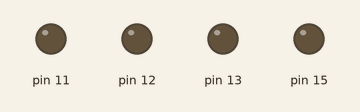
Simulated run of this program. Board: Raspberry Pi (header pin numbers). Shown: output pins drawn as LEDs (lit = HIGH). At 16.0 s the program stops and its outputs stay as they are.

Above: at 0.1 s.
At 2.1 s:
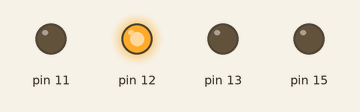
At 4.1 s:
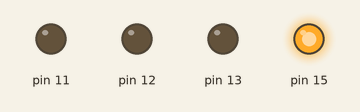
At 6.1 s:
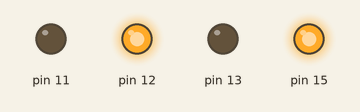
At 10.1 s:
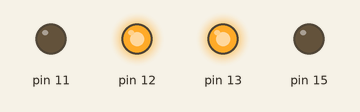
At 14.1 s:
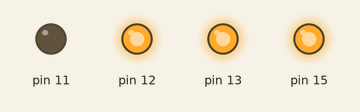
Timing chart, 0 to 15.6 s (numbered marks = the images above):
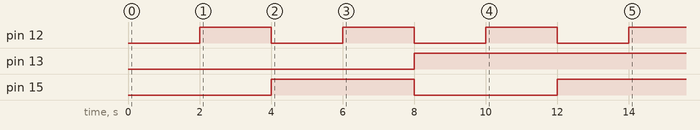

Measured:
- by itself, pin 12: alternates HIGH for 2.0 s and LOW for 2.0 s, 7 changes in all, then stays HIGH
- by itself, pin 13: LOW → HIGH at 8.0 s
- by itself, pin 15: LOW → HIGH at 4.0 s, → LOW 4.0 s later, → HIGH 4.0 s later

The program:

prac1_LED_binary_counter_4LED.py
```python
import time
import RPi.GPIO as GPIO
GPIO.setmode(GPIO.BOARD)
GPIO.setup(11,GPIO.OUT)
GPIO.setup(12,GPIO.OUT)
GPIO.setup(13,GPIO.OUT)
GPIO.setup(15,GPIO.OUT)
bina_hex= ['0000','0001','0010','0011','0100','0101','0110','0111','1000','1001','1010','1011','1100','1101','1110','1111']
'''bina_oct = ['000','001','010','011','100','101','110','111']'''

for i in range(0,8):
    current=bina_hex[i]
    GPIO.output(11,int (current[0]))
    GPIO.output(13,int(current[1]))
    GPIO.output(15,int(current[2]))
    GPIO.output(12,int(current[3]))
    time.sleep(2)
    '''GPIO.output(12,(int)current[3])'''
```
